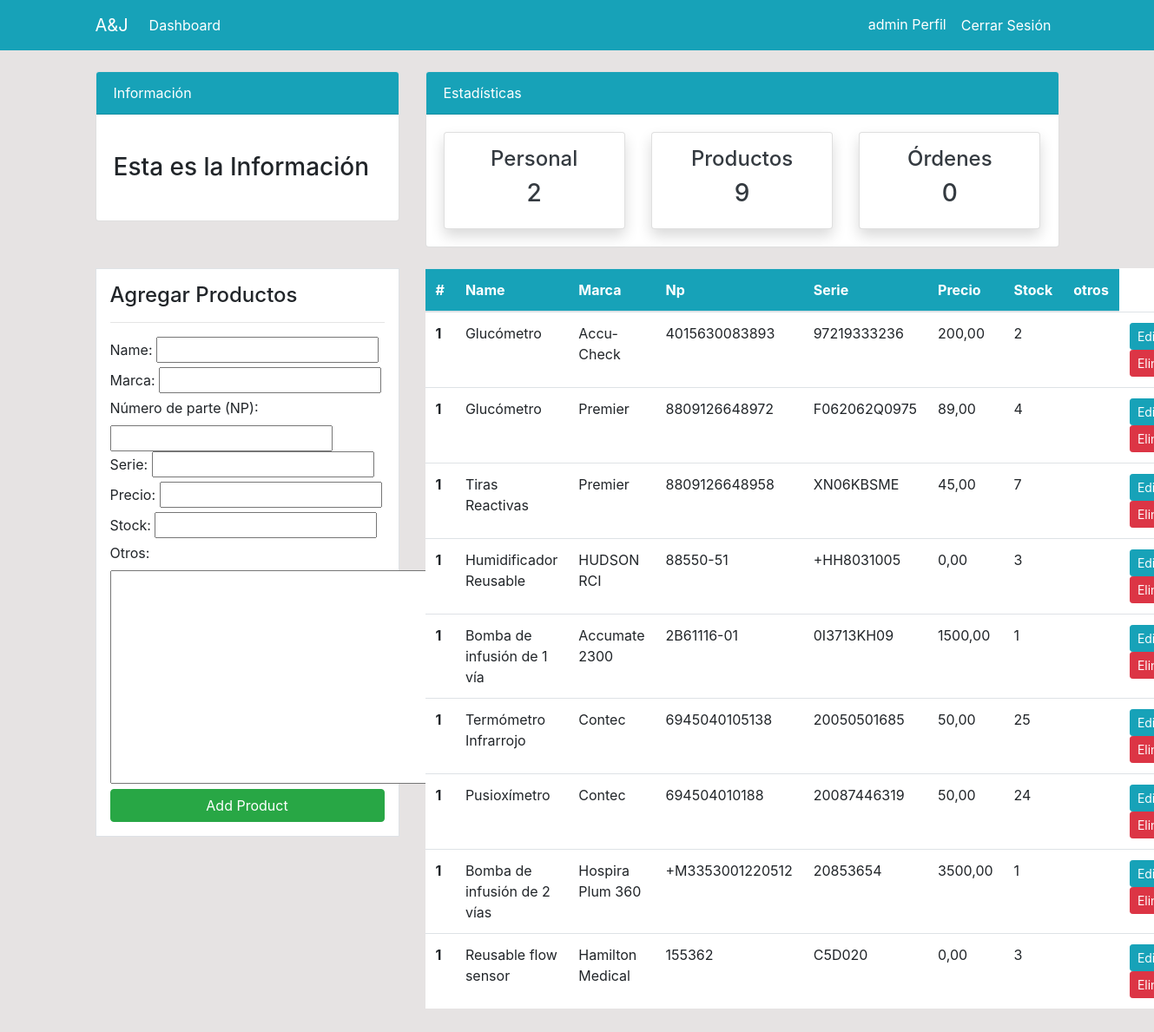
The app's page /product/ (signed in) with its own data.
### dashboard/models.py (models this page shows, shortened)
class Product(models.Model):
    id = models.AutoField(primary_key=True)
    name = models.CharField(max_length=150)
    marca = models.CharField(max_length=150)
    np = models.CharField("Número de parte (NP)", max_length=100)
    serie = models.CharField(max_length=100, unique=True)
    precio = models.DecimalField(max_digits=10, decimal_places=2)
    stock = models.PositiveIntegerField()
    otros = models.TextField(blank=True, null=True)
    class Meta:
        verbose_name_plural ='Product'

### dashboard/views.py (the view)
# urls.py: path('product/', views.product, name='dashboard-product'),
@login_required(login_url='user-login')
def product(request):
    items = Product.objects.all() #Using ORM
    product_count = items.count()
    workers_count = User.objects.all().count()
    orders_count = Order.objects.all().count()
    if request.method =='POST':
        form = ProductForm(request.POST)
        if form.is_valid():
            form.save()
            product_name = form.cleaned_data.get('name')
            messages.success(request, f'{product_name} ha sido añadido')
            return redirect('dashboard-product')
    else:
        form = ProductForm()
    context = {
        'items': items,
        'form': form,
        'workers_count': workers_count,
        'orders_count': orders_count,
        'product_count': product_count,
    }
    return render(request, 'dashboard/product.html', context)

### dashboard/forms.py
class ProductForm(forms.ModelForm):
    class Meta:
        model = Product
        fields = ['name','marca','np','serie','precio','stock','otros']

### templates/dashboard/product.html (shortened to what this page needs)
{% extends 'partials/base.html' %}
{% load crispy_forms_tags %}
{%block content%}
{% include 'partials/topnav.html' %}
<div class="container">
        <div class="row my-4">
            <div class="col-md-4">
                <div class="border bg-white p-3">
                    <h4>Agregar Productos</h4>
                    <hr>
                    <form method="POST">
                        {{ form }}
                        <input class="btn btn-success btn-block" type="submit" value="Add Product">
                    </form>
                </div>
            </div>
            <div class="col-md-8">
                <table class="table bg-white">
                    <thead class="bg-info">
                        <tr class="text-white">
                            <th scope="col">#</th>
                            <th scope="col">Name</th>
                            <th scope="col">Marca</th>
                            <th scope="col">Np</th>
                            <th scope="col">Serie</th>
                            <th scope="col">Precio</th>
                            <th scope="col">Stock</th>
                            <th scope="col">otros</th>
                        </tr>
                    </thead>
                    <tbody>
                        {% for item in items %}
                        <tr>
                            <th scope="row">1</th>
                            <td>{{ item.name }}</td>
                            <td>{{ item.marca }}</td>
                            <td>{{ item.np }}</td>
                            <td>{{ item.serie }}</td>
                            <td>{{ item.precio }}</td>
                            <td>{{ item.stock }}</td>
                            <td>{{ item.otros }}</td>
                            <td>
                                <a class="btn btn-info btn-sm" href="{% url 'dashboard-product-update' item.id %}">Editar</a>
                                <a class="btn btn-danger btn-sm" href="{% url 'dashboard-product-delete' item.id %}">Eliminar</a>
                            </td>
                        </tr>
                        {% endfor %}
                    </tbody>
                </table>
            </div>
        </div>
</div>
{% endblock %}

### templates/partials/base.html (shortened to what this page needs)
{% load static%}
<!doctype html>
<html lang="en">
  <head>
    <link rel="stylesheet" href="https://cdn.jsdelivr.net/npm/bootstrap@4.6.2/dist/css/bootstrap.min.css">
    <link rel="stylesheet" href="{%static 'static/style.css' %}">
  </head>
  <body>
    {% include 'partials/nav.html' %}
    {% block content %}
    {% endblock %}
  </body>
</html>

### templates/partials/nav.html (shortened to what this page needs)
<nav class="navbar navbar-expand-lg navbar-info bg-info">
    <div class="container">
        {% if user.is_authenticated %}
        <a class="navbar-brand text-white" href="{% url 'dashboard-index' %}">A&J</a>
        <div class="collapse navbar-collapse" id="navbarSupportedContent">
            <ul class="navbar-nav mr-auto">
                <li class="nav-item active">
                    <a class="nav-link text-white" href="{% url 'dashboard-index' %}">Dashboard </a>
                </li>
            </ul>
            <ul class="navbar-nav ml-auto">
                <li class="nav-item active">
                    <a class="nav-link text-white" href="{% url 'user-profile' %}">{{ user.username }} Perfil </a>
                </li>
                <li class="nav-item active">
                    <form method="POST" action="{% url 'user-logout' %}" class="d-inline">
                        <button type="submit" class="nav-link btn btn-link text-white p-1.2">
                            Cerrar Sesión
                        </button>
                    </form>
                </li>
            </ul>
            {% endif %}
        </div>
    </div>
</nav>

### templates/partials/topnav.html (shortened to what this page needs)
<div class="container">
        <div class="row mt-4">
            <div class="col-md-4">
                <div class="card">
                    <div class="card-header bg-info text-white">
                        Información
                    </div>
                    <div class="card-body">
                        <marquee behavior="" direction="">
                            <h3 class="my-4">Esta es la Información</h3>
                        </marquee>
                    </div>
                </div>
            </div>
            <div class="col-md-8">
                <div class="card">
                    <div class="card-header bg-info text-white">
                        Estadísticas
                    </div>
                    <div class="card-body">
                        <div class="row">
                            <div class="col-md-4">
                                <a class="text-decoration-none text-dark" href="{% url 'dashboard-staff' %}">
                                    <div class="card my-card shadow text-center p-3">
                                        <h4>Personal </h4>
                                        <h3>{{ workers_count }}</h3>
                                    </div>
                                </a>
                            </div>
                            <div class="col-md-4">
                                <a class="text-decoration-none text-dark" href="{% url 'dashboard-product' %}">
                                    <div class="card my-card shadow text-center p-3">
                                        <h4>Productos </h4>
                                        <h3>{{ product_count }}</h3>
                                    </div>
                                </a>
                            </div>
                            <div class="col-md-4">
                                <a class="text-decoration-none text-dark" href="{% url 'dashboard-order' %}">
                                    <div class="card my-card shadow text-center p-3">
                                        <h4>Órdenes </h4>
                                        <h3>{{ orders_count }}</h3>
                                    </div>
                                </a>
                            </div>
                        </div>
                    </div>
                </div>
            </div>
        </div>
</div>

### static/style.css (style rules this page uses)
body { background: rgb(230, 227, 227); }

### records on screen
Product: name "Glucómetro", marca "Accu-Check", np "4015630083893", serie "97219333236", precio "200,00", stock "2"
Product: name "Glucómetro", marca "Premier", np "8809126648972", serie "F062062Q0975", precio "89,00", stock "4"
Product: name "Tiras Reactivas", marca "Premier", np "8809126648958", serie "XN06KBSME", precio "45,00", stock "7"
Product: name "Humidificador Reusable", marca "HUDSON RCI", np "88550-51", serie "+HH8031005", precio "0,00", stock "3"
Product: name "Bomba de infusión de 1 vía", marca "Accumate 2300", np "2B61116-01", serie "0I3713KH09", precio "1500,00", stock "1"
Product: name "Termómetro Infrarrojo", marca "Contec", np "6945040105138", serie "20050501685", precio "50,00", stock "25"
Product: name "Pusioxímetro", marca "Contec", np "694504010188", serie "20087446319", precio "50,00", stock "24"
Product: name "Bomba de infusión de 2 vías", marca "Hospira Plum 360", np "+M3353001220512", serie "20853654", precio "3500,00", stock "1"
Product: name "Reusable flow sensor", marca "Hamilton Medical", np "155362", serie "C5D020", precio "0,00", stock "3"

### other values on screen
{{ user.username }} "admin"
{{ workers_count }} "2"
{{ product_count }} "9"
{{ orders_count }} "0"
